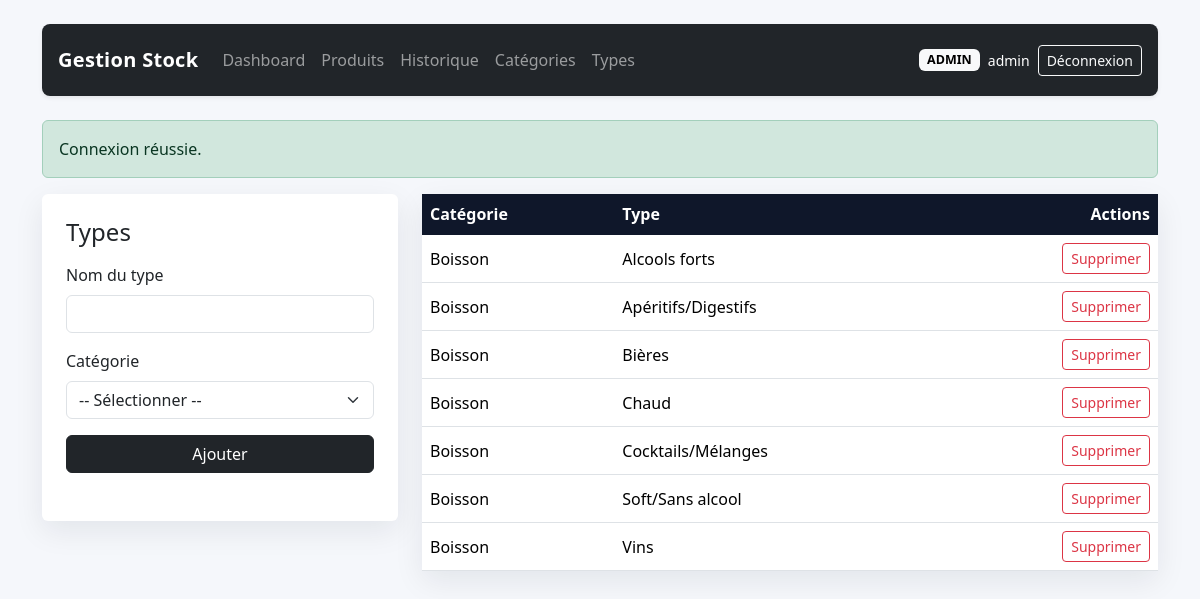
The page /?route=type/index (signed in) on the database its author committed.
### tables this page shows
CREATE TABLE types (
    id INT UNSIGNED AUTO_INCREMENT PRIMARY KEY,
    name VARCHAR(150) NOT NULL,
    category_id INT UNSIGNED NOT NULL,
    CONSTRAINT fk_types_category
        FOREIGN KEY (category_id) REFERENCES categories(id)
        ON DELETE RESTRICT ON UPDATE CASCADE
);

CREATE TABLE categories (
    id INT UNSIGNED AUTO_INCREMENT PRIMARY KEY,
    name VARCHAR(150) NOT NULL UNIQUE
);

### config/app.php (called while the page is built, shortened)
<?php
function base_route(string $route, array $params = []): string
{
    $query = ['route' => $route] + $params;
    return '?' . http_build_query($query);
}
function e(mixed $value): string
{
    return htmlspecialchars((string) $value, ENT_QUOTES, 'UTF-8');
}
function render(string $view, array $data = []): void
{
    extract($data, EXTR_SKIP);
    require __DIR__ . '/../views/partials/header.php';
    require __DIR__ . '/../views/partials/navbar.php';
    require __DIR__ . '/../views/' . $view . '.php';
    require __DIR__ . '/../views/partials/footer.php';
}

### controllers/TypeController.php (called while the page is built, shortened)
<?php
class TypeController
{
    public function index(): void
    {
        render('types/index', [
            'types' => (new Type())->all(),
            'categories' => (new Category())->all(),
        ]);
    }
}

### index.php (called while the page is built, shortened)
<?php
require_once __DIR__ . '/config/app.php';
require_once __DIR__ . '/config/db.php';
$route = $_GET['route'] ?? (is_logged_in() ? 'dashboard/index' : 'auth/loginForm');
[$controllerName, $actionName] = array_pad(explode('/', $route, 2), 2, 'index');
$actionMethod = $actionName;
$controller = new $controllerClass();
try {
    $controller->$actionMethod();
} catch (Throwable $throwable) {
    http_response_code(500);
    $errorMessage = 'Une erreur est survenue lors du traitement de la requête. Vérifie la configuration et réessaye.';
    if (APP_DEBUG) {
        $errorMessage .= ' Détail: ' . $throwable->getMessage();
    }
    render('errors/database', [
        'errorMessage' => $errorMessage,
    ]);
}

### models/BaseModel.php (called while the page is built, shortened)
<?php
require_once __DIR__ . '/../config/db.php';
abstract class BaseModel
{
    protected PDO $pdo;
    public function __construct()
    {
        $this->pdo = db();
    }
    protected function fetchAll(string $sql, array $params = []): array
    {
        $stmt = $this->pdo->prepare($sql);
        $stmt->execute($params);
        return $stmt->fetchAll();
    }
}

### config/db.php (called while the page is built, shortened)
<?php
require_once __DIR__ . '/app.php';
function db(): PDO
{
    static $pdo = null;
    if ($pdo instanceof PDO) {
        return $pdo;
    }
    $host = $_ENV['DB_HOST'] ?? 'db';
    $port = $_ENV['DB_PORT'] ?? '3306';
    $database = $_ENV['DB_NAME'] ?? 'gestion_stock';
    $username = $_ENV['DB_USER'] ?? 'root';
    $password = $_ENV['DB_PASSWORD'] ?? '';
    $charset = 'utf8mb4';
    $dsn = "mysql:host={$host};port={$port};dbname={$database};charset={$charset}";
    try {
        $pdo = new PDO($dsn, $username, $password, [
            PDO::ATTR_ERRMODE => PDO::ERRMODE_EXCEPTION,
            PDO::ATTR_DEFAULT_FETCH_MODE => PDO::FETCH_ASSOC,
            PDO::ATTR_EMULATE_PREPARES => false,
            PDO::MYSQL_ATTR_INIT_COMMAND => 'SET NAMES utf8mb4',
        ]);
    } catch (PDOException $exception) {
        throw new RuntimeException(
            'Connexion MySQL impossible. Vérifie le host, l’utilisateur, le mot de passe et l’import de la base.',
            0,
            $exception
        );
    }
    return $pdo;
}

### models/Type.php (called while the page is built, shortened)
<?php
require_once __DIR__ . '/BaseModel.php';
class Type extends BaseModel
{
    public function all(): array
    {
        return $this->fetchAll(
            'SELECT t.*, c.name AS category_name
             FROM types t
             INNER JOIN categories c ON c.id = t.category_id
             ORDER BY c.name ASC, t.name ASC'
        );
    }
}

### views/types/index.php (the view, shortened to what this page needs)
<div class="row g-4">
    <div class="col-lg-4">
        <div class="card card-shadow">
            <div class="card-body p-4">
                <h1 class="h4 mb-3">Types</h1>
                <form method="post" action="<?= e(base_route('type/store')) ?>" class="mb-4">
                    <div class="mb-3">
                        <label class="form-label">Nom du type</label>
                        <input type="text" name="name" class="form-control" required>
                    </div>
                    <div class="mb-3">
                        <label class="form-label">Catégorie</label>
                        <select name="category_id" class="form-select" required>
                            <option value="">-- Sélectionner --</option>
                        </select>
                    </div>
                    <button class="btn btn-dark w-100">Ajouter</button>
                </form>
            </div>
        </div>
    </div>
    <div class="col-lg-8">
        <div class="card card-shadow">
            <div class="table-responsive">
                <table class="table mb-0 align-middle">
                    <thead>
                    <tr>
                        <th>Catégorie</th>
                        <th>Type</th>
                        <th class="text-end">Actions</th>
                    </tr>
                    </thead>
                    <tbody>
                    <?php foreach ($types as $type): ?>
                        <tr>
                            <td><?= e($type['category_name']) ?></td>
                            <td><?= e($type['name']) ?></td>
                            <td class="text-end">
                                <form class="d-inline" method="post" action="<?= e(base_route('type/delete')) ?>" onsubmit="return confirm('Supprimer ce type ?');">
                                    <button class="btn btn-sm btn-outline-danger">Supprimer</button>
                                </form>
                            </td>
                        </tr>
                    <?php endforeach; ?>
                    </tbody>
                </table>
            </div>
        </div>
    </div>
</div>

### assets/css/app.css (style rules this page uses)
body { background: #f5f7fb; }
.card-shadow { border: 0; box-shadow: 0 10px 30px rgba(15, 23, 42, 0.08); }
.table thead th { background: #0f172a; color: #fff; border-color: #0f172a; }

### rows shown on the page
types: category.name "Boisson", name "Alcools forts"
types: category.name "Boisson", name "Apéritifs/Digestifs"
types: category.name "Boisson", name "Bières"
types: category.name "Boisson", name "Chaud"
types: category.name "Boisson", name "Cocktails/Mélanges"
types: category.name "Boisson", name "Soft/Sans alcool"
types: category.name "Boisson", name "Vins"

### other values the page prints
APP_NAME "Gestion Stock"
$user['role'] "ADMIN"
$user['username'] "admin"
$success "Connexion réussie."
